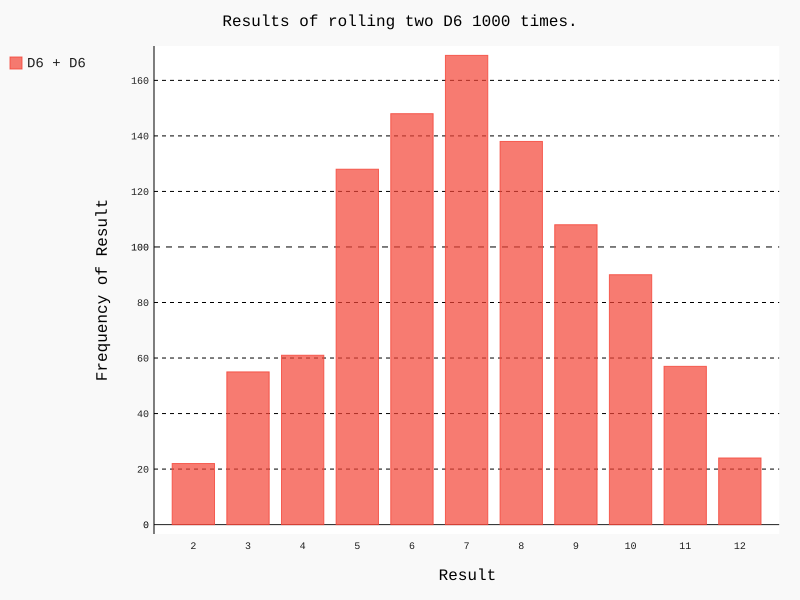

Python code for this plot:
from die import Die
import pygal
# Cria dois dados D6
die_1 = Die()
die_2 = Die()

# Faz alguns lançamentos e armazena os resultados em uma lista
results = []
for roll_num in range(1000):
    result = die_1.roll() + die_2.roll()
    results.append(result)

# Analisa os resultados
frequencies = []
max_result = die_1.num_sides + die_2.num_sides
for value in range(2, max_result + 1):
    frequency = results.count(value) # começa a contar os valores a partir do 1.
    frequencies.append(frequency)

dic = {}

for i in results:
    if i in dic:
        dic[i] += 1
    else:
        dic[i] = 1

print (results)
print (frequencies)
print (dic) # Percebi que os valores não ficam na ordem. (os índices)

hist = pygal.Bar() # Gráfico de barras.
hist.title = "Results of rolling two D6 1000 times." # Título do Gráfico
hist.x_labels = ['2', '3', '4', '5', '6', '7', '8', '9', '10', '11', '12'] # Valores do eíxo x
hist.x_title = "Result" # Título do eixo x
hist.y_title = "Frequency of Result" # Título do eixo y
hist.add('D6 + D6', frequencies)
hist.render_to_file('dice_visual.svg')
